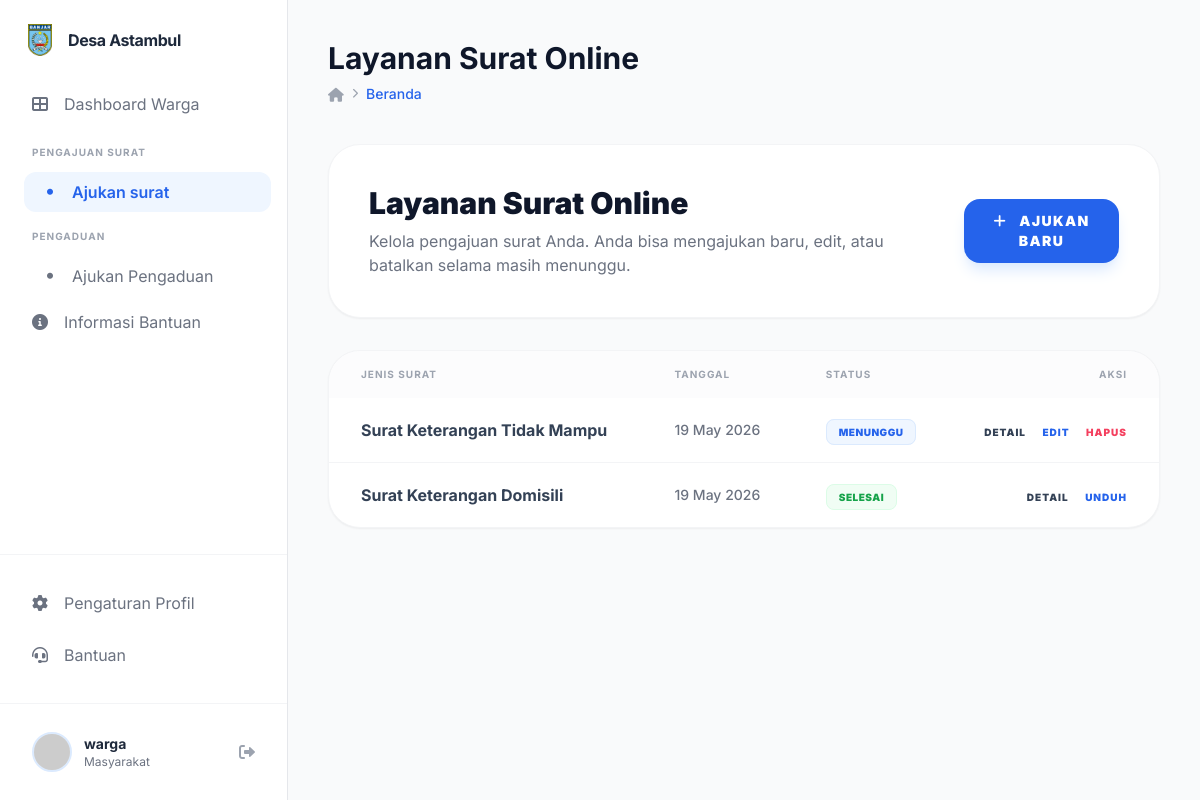
The app's page /public/layanan (signed in) with its own data.
### tables this page shows
CREATE TABLE `pengajuan_surat` (
  `id_pengajuan` int NOT NULL,
  `id_warga` int NOT NULL,
  `id_jenis_surat` int NOT NULL,
  `no_surat` varchar(30) DEFAULT NULL,
  `keperluan` text,
  `file_berkas` varchar(255) DEFAULT NULL,
  `nilai_prioritas` int DEFAULT '0',
  `status` enum('menunggu','diproses','selesai','ditolak') NOT NULL DEFAULT 'menunggu',
  `catatan_penolakan` text,
  `id_petugas_verif` int DEFAULT NULL,
  `id_kades_ttd` int DEFAULT NULL,
  `tanggal_pengajuan` datetime NOT NULL DEFAULT CURRENT_TIMESTAMP,
  `tanggal_verif` datetime DEFAULT NULL,
  `tanggal_selesai` datetime DEFAULT NULL,
  `created_at` datetime NOT NULL DEFAULT CURRENT_TIMESTAMP,
  `updated_at` datetime NOT NULL DEFAULT CURRENT_TIMESTAMP ON UPDATE CURRENT_TIMESTAMP,
  `qr_token` varchar(100) DEFAULT NULL,
  `qr_url` varchar(255) DEFAULT NULL,
  `is_verified` tinyint(1) DEFAULT '0',
  `prioritas` int DEFAULT '0',
  `waktu_proses` datetime DEFAULT NULL
);

CREATE TABLE `jenis_surat` (
  `id_jenis_surat` int NOT NULL,
  `kode_surat` varchar(10) DEFAULT NULL,
  `nama_surat` varchar(100) DEFAULT NULL,
  `template_file` varchar(255) DEFAULT NULL,
  `prioritas` int DEFAULT NULL,
  `keterangan` text,
  `created_at` datetime DEFAULT CURRENT_TIMESTAMP,
  `updated_at` datetime DEFAULT CURRENT_TIMESTAMP ON UPDATE CURRENT_TIMESTAMP
);

### app/core/Controller.php (called while the page is built, shortened)
<?php
class Controller {
    public function view($view, $data = []) {
        require_once '../app/views/' . $view . '.php';
    }
    public function model($model) {
        return new $model;
    }
}

### app/controllers/Layanan.php (called while the page is built, shortened)
<?php
class Layanan extends Controller {
    public function index() {
        $data['judul'] = 'Layanan Surat Online';
        $wargaModel = $this->model('WargaModel');
        $data['warga'] = $wargaModel->getWargaByNik($_SESSION['user']['nik']);
        $suratModel = $this->model('SuratModel');
        $data['jenis_surat'] = $suratModel->getJenisSurat();
        $data['pengajuan'] = $suratModel->getPengajuanByWarga($data['warga']['id_warga']);
        $this->view('layanan/index', $data);
    }
}

### app/core/App.php (called while the page is built, shortened)
<?php
class App {
    protected $method = 'index';
    protected $params = [];
    public function __construct() {
        $this->controller = new $this->controller;
        call_user_func_array([$this->controller, $this->method], $this->params);
    }
}

### public/index.php (called while the page is built, shortened)
<?php
$app = new App;

### app/core/Database.php (called while the page is built, shortened)
<?php
class Database {
    private $host = DB_HOST;
    private $user = DB_USER;
    private $pass = DB_PASS;
    private $dbname = DB_NAME;
    private $dbh;
    private $stmt;
    public function __construct() {
        $dsn = 'mysql:host=' . $this->host . ';dbname=' . $this->dbname;
        $options = [
            PDO::ATTR_PERSISTENT => true,
            PDO::ATTR_ERRMODE => PDO::ERRMODE_EXCEPTION
        ];
        try {
            $this->dbh = new PDO($dsn, $this->user, $this->pass, $options);
        } catch (PDOException $e) {
            die($e->getMessage());
        }
    }
    public function query($sql) {
        $this->stmt = $this->dbh->prepare($sql);
    }
    public function bind($param, $value, $type = null) {
        if (is_null($type)) {
            switch (true) {
                case is_int($value):
                    $type = PDO::PARAM_INT;
                    break;
                default:
                    $type = PDO::PARAM_STR;
            }
        }
        $this->stmt->bindValue($param, $value, $type);
    }
    public function execute() {
        return $this->stmt->execute();
    }
    public function resultSet() {
        $this->execute();
        return $this->stmt->fetchAll(PDO::FETCH_ASSOC);
    }
    public function single() {
        $this->execute();
        return $this->stmt->fetch(PDO::FETCH_ASSOC);
    }
}

### app/models/SuratModel.php (called while the page is built, shortened)
<?php
class SuratModel {
    private $db;
    public function __construct() {
        $this->db = new Database;
    }
    public function getJenisSurat() {
        $this->db->query('SELECT * FROM jenis_surat ORDER BY nama_surat ASC');
        return $this->db->resultSet();
    }
    public function getPengajuanByWarga($id_warga) {
        $this->db->query('SELECT p.*, j.nama_surat FROM pengajuan_surat p JOIN jenis_surat j ON p.id_jenis_surat = j.id_jenis_surat WHERE p.id_warga = :id_warga ORDER BY p.created_at DESC');
        $this->db->bind('id_warga', $id_warga);
        return $this->db->resultSet();
    }
}

### app/models/WargaModel.php (called while the page is built, shortened)
<?php
class WargaModel {
    private $table = 'warga';
    private $db;
    public function __construct() {
        $this->db = new Database;
    }
    public function getWargaByNik($nik) {
        $this->db->query('SELECT * FROM ' . $this->table . ' WHERE nik=:nik');
        $this->db->bind('nik', $nik);
        return $this->db->single();
    }
}

### app/views/layanan/index.php (the view, shortened to what this page needs)
<div class="space-y-8">
    <div class="bg-white p-10 rounded-[32px] shadow-sm border border-gray-100 flex flex-col md:flex-row justify-between items-start md:items-center gap-6">
        <div>
            <h2 class="text-3xl font-black text-slate-900 mb-2">Layanan Surat Online</h2>
            <p class="text-gray-500">Kelola pengajuan surat Anda. Anda bisa mengajukan baru, edit, atau batalkan selama masih menunggu.</p>
        </div>
        <button type="button" id="btnAjukanSurat" class="bg-blue-600 text-white px-6 py-3 rounded-2xl font-black text-sm hover:bg-blue-700 transition shadow-lg shadow-blue-100 uppercase tracking-widest">
            <i class="fas fa-plus mr-2"></i> Ajukan Baru
        </button>
    </div>
    <div class="bg-white rounded-[32px] shadow-sm border border-gray-100 overflow-hidden">
        <div class="overflow-x-auto">
            <table class="w-full text-left border-collapse">
                <thead class="bg-gray-50/50">
                    <tr>
                        <th class="px-8 py-4 text-[10px] font-bold text-gray-400 uppercase tracking-widest">Jenis Surat</th>
                        <th class="px-8 py-4 text-[10px] font-bold text-gray-400 uppercase tracking-widest">Tanggal</th>
                        <th class="px-8 py-4 text-[10px] font-bold text-gray-400 uppercase tracking-widest">Status</th>
                        <th class="px-8 py-4 text-[10px] font-bold text-gray-400 uppercase tracking-widest text-right">Aksi</th>
                    </tr>
                </thead>
                <tbody class="divide-y divide-gray-100">
                    <?php if(empty($data['pengajuan'])): ?>
                        <tr>
                            <td colspan="5" class="px-8 py-12 text-center text-gray-500 italic">Belum ada pengajuan surat yang tercatat.</td>
                        </tr>
                    <?php else: ?>
                        <?php foreach($data['pengajuan'] as $p): ?>
                            <tr class="hover:bg-gray-50/50 transition">
                                <td class="px-8 py-5 font-bold text-slate-700"><?= htmlspecialchars($p['nama_surat']); ?></td>
                                <td class="px-8 py-5 text-sm text-gray-500 font-medium"><?= $p['tanggal_pengajuan'] ? date('d F Y', strtotime($p['tanggal_pengajuan'])) : '-'; ?></td>
                                <td class="px-8 py-5">
                                    <?php
                                        $statusStyles = [
                                            'menunggu' => 'bg-blue-50 text-blue-600 border-blue-100',
                                            'diproses' => 'bg-amber-50 text-amber-600 border-amber-100',
                                            'selesai' => 'bg-green-50 text-green-600 border-green-100',
                                            'ditolak' => 'bg-rose-50 text-rose-600 border-rose-100'
                                        ];
                                        $style = $statusStyles[$p['status']] ?? 'bg-gray-50 text-gray-600 border-gray-100';
                                    ?>
                                    <span class="px-3 py-1.5 text-[10px] font-black rounded-lg border uppercase tracking-wider <?= $style; ?>">
                                        <?= htmlspecialchars($p['status']); ?>
                                    </span>
                                </td>
                                <td class="px-8 py-5 text-right space-x-3">
                                    <button
                                        type="button"
                                        class="text-slate-700 hover:text-slate-900 font-black text-[10px] uppercase tracking-widest"
                                        data-action="detail-surat"
                                        data-id="<?= (int)$p['id_pengajuan']; ?>"
                                        data-jenis="<?= htmlspecialchars($p['nama_surat'], ENT_QUOTES); ?>"
                                        data-urgensi="<?= (int)$p['nilai_prioritas']; ?>"
                                        data-keperluan="<?= htmlspecialchars($p['keperluan'] ?? '', ENT_QUOTES); ?>"
                                        data-status="<?= htmlspecialchars($p['status'], ENT_QUOTES); ?>"
                                        data-tanggal="<?= htmlspecialchars($p['tanggal_pengajuan'] ?? '-', ENT_QUOTES); ?>"
                                        data-nosurat="<?= htmlspecialchars($p['no_surat'] ?? '-', ENT_QUOTES); ?>"
                                        data-catatan="<?= htmlspecialchars($p['catatan_penolakan'] ?? '-', ENT_QUOTES); ?>"
                                        data-berkas="<?= htmlspecialchars($p['file_berkas'] ?? '', ENT_QUOTES); ?>"
                                    >Detail</button>
                                    <?php if($p['status'] == 'menunggu'): ?>
                                        <button
                                            type="button"
                                            class="text-blue-600 hover:text-blue-800 font-black text-[10px] uppercase tracking-widest"
                                            data-action="edit-surat"
                                            data-id="<?= (int)$p['id_pengajuan']; ?>"
                                            data-idjenis="<?= (int)$p['id_jenis_surat']; ?>"
                                            data-urgensi="<?= (int)$p['nilai_prioritas']; ?>"
                                            data-keperluan="<?= htmlspecialchars($p['keperluan'] ?? '', ENT_QUOTES); ?>"
                                            data-berkas="<?= htmlspecialchars($p['file_berkas'] ?? '', ENT_QUOTES); ?>"
                                        >Edit</button>
                                        <button
                                            type="button"
                                            class="text-rose-500 hover:text-rose-700 font-black text-[10px] uppercase tracking-widest"
                                            data-action="hapus-surat"
                                            data-href="<?= BASEURL; ?>/layanan/hapus_pengajuan/<?= (int)$p['id_pengajuan']; ?>"
                                        >Hapus</button>
                                    <?php elseif($p['status'] == 'selesai'): ?>
                                        <a href="<?= BASEURL; ?>/layanan/unduh/<?= $p['id_pengajuan']; ?>" target="_blank" class="text-blue-600 hover:text-blue-800 font-black text-[10px] uppercase tracking-widest">Unduh</a>
                                    <?php else: ?>
                                        <span class="text-gray-300 font-black text-[10px] uppercase tracking-widest">No Action</span>
                                    <?php endif; ?>
                                </td>
                            </tr>
                        <?php endforeach; ?>
                    <?php endif; ?>
                </tbody>
            </table>
        </div>
    </div>
</div>

### app/views/templates/header.php (style rules this page uses)
body { font-family: 'Inter', sans-serif; }

### records on screen
pengajuan_surat: id_jenis_surat.nama_surat "Surat Keterangan Tidak Mampu", tanggal_pengajuan "19 May 2026", status "MENUNGGU"
pengajuan_surat: id_jenis_surat.nama_surat "Surat Keterangan Domisili", tanggal_pengajuan "19 May 2026", status "SELESAI"

### other values on screen
$_SESSION['user']['nik'] "warga"
$level "Masyarakat"
$data['judul'] "Layanan Surat Online"
